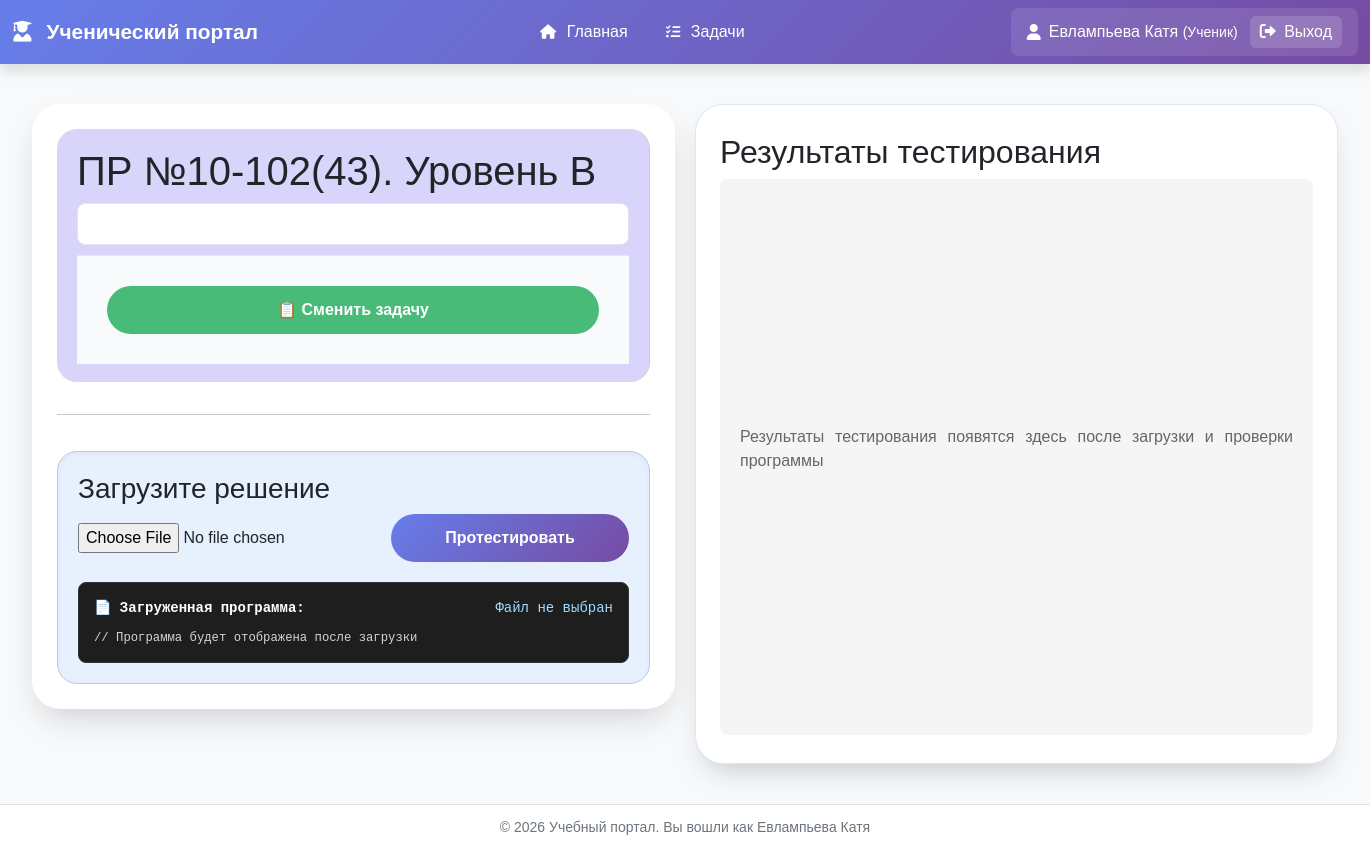
The page /tasks/task/29/ (signed in) on the database as committed earlier.
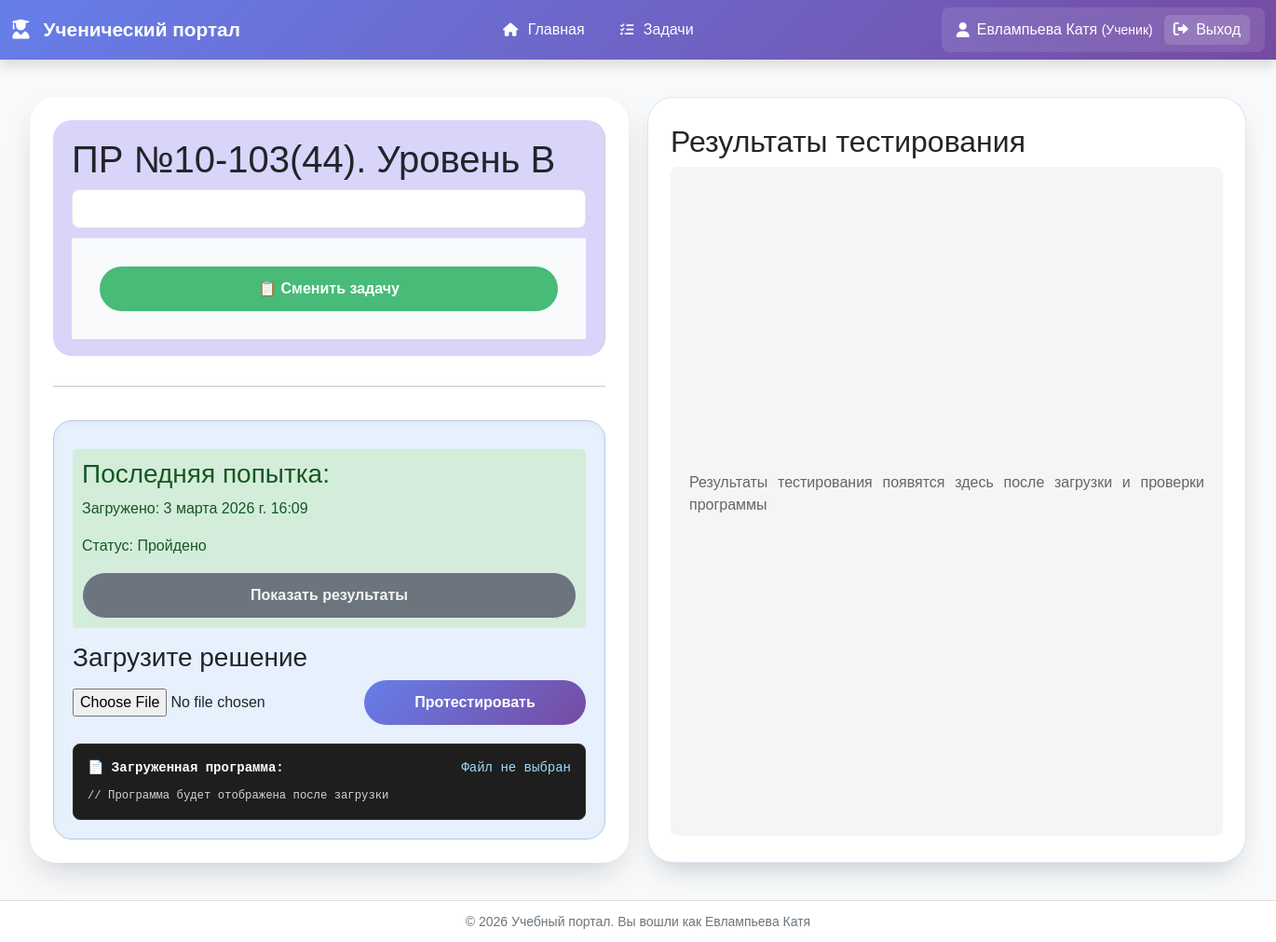
The same page on the database as committed later.
### task_description_app/models.py (models this page shows, shortened)
class Task(models.Model):
    title = models.CharField(
        max_length=200,
        blank=True,
        verbose_name='Название задачи'
    )
    difficulty = models.ForeignKey(
        DifficultyLevel,
        on_delete=models.PROTECT,
        related_name='tasks',
        verbose_name='Уровень сложности'
    )
    description = models.TextField(blank=True)
    test_file = models.FileField(help_text='Путь до папки задачи')
    created_at = models.DateTimeField(auto_now_add=True)
    total_attempts = models.PositiveIntegerField(
        default=0,
        verbose_name='Всего попыток'
    )
    perfect_solutions = models.PositiveIntegerField(
        default=0,
        verbose_name='Успешных на 100% попыток'
    )
    last_attempt_at = models.DateTimeField(
        null=True,
        blank=True,
        auto_now_add=True,
        verbose_name='Последняя попытка'
    )
    @property
    def test_path(self):
        if self.test_file:
            return os.path.join(settings.MEDIA_ROOT, self.test_file.name)
        return None

class UploadedProgram(models.Model):
    user = models.ForeignKey(
        settings.AUTH_USER_MODEL,
        on_delete=models.CASCADE,
        null=True,
        blank=True
    )
    task = models.ForeignKey(Task, on_delete=models.CASCADE, related_name='solutions')
    program_file = models.FileField(upload_to='student_programs/%Y/%m/%d/')
    program_path = models.CharField(max_length=500, blank=True)  # Абсолютный путь
    upload_time = models.DateTimeField(auto_now_add=True)
    test_results = models.JSONField(null=True, blank=True)
    status = models.CharField(
        max_length=20,
        choices=[
            ('uploaded', 'Загружено'),
            ('testing', 'Тестируется'),
            ('passed', 'Пройдено'),
            ('failed', 'Не пройдено'),
        ],
        default='uploaded'
    )

### task_description_app/views.py (the view)
# urls.py: path('task/<int:task_id>/', views.task_detail, name='task_detail'),
def task_detail(request, task_id):
    task = get_object_or_404(Task, id=task_id)
    md_content = ""
    task_dir = os.path.join(settings.TASKS_ROOT, task.test_path)
    if task.test_file and os.path.exists(task_dir):
        with open(task_dir + '\\task.md', 'r', encoding='utf-8') as f:
            print(f"Файл md найден и открыт")
            md_content = f.read()
    html_content = markdown.markdown(md_content, extensions=['extra', 'codehilite'])
    from task_description_app.models import UploadedProgram
    if request.user.is_authenticated:
        uploaded_program = UploadedProgram.objects.filter(
            task=task,
            user=request.user
        ).order_by('-upload_time').first()
    else:
        uploaded_program = None
    context = {
        'task': task,
        'md_html': html_content,
        'uploaded_program': uploaded_program,
        'title': task.title
    }
    return render(request, 'task_description_app/task_detail.html', context)

### templates/task_description_app/task_detail.html (shortened to what this page needs)
{% extends 'base.html' %}
{% load static %}
{% block extra_css %}
    <link rel="stylesheet"
          href="https://cdnjs.cloudflare.com/ajax/libs/highlight.js/11.9.0/styles/atom-one-dark.min.css">
    <link rel="stylesheet" href="{% static 'task_description_app/css/task_description.css' %}">
    <link rel="stylesheet" href="{% static 'testing_app/css/testing_app.css' %}">
{% endblock %}
{% block content %}
    <div class="grid-split">
        <div class="left-panel">
            <div class="task-description">
                <h1>{{ task.title }}</h1>
                <div class="markdown-content">
                </div>
                <div class="results-actions">
                    <a href="{% url 'tasks:task_list' %}" class="btn btn-success">
                        📋 Сменить задачу
                    </a>
                </div>
            </div>
            <hr>
            <div class="upload-section-bottom" style="grid-column: 1; margin-top: 20px;">
                {% if uploaded_program %}
                    <div class="status {{ uploaded_program.status }}" style="margin-bottom: 15px;">
                        <h3>Последняя попытка:</h3>
                        <p>Загружено: {{ uploaded_program.upload_time }}</p>
                        <p>Статус: {{ uploaded_program.get_status_display }}</p>
                        {% if uploaded_program.test_results %}
                            <button class="btn btn-secondary" onclick="showResults({{ uploaded_program.id }})">
                                Показать результаты
                            </button>
                        {% endif %}
                    </div>
                {% endif %}
                <div class="upload-form" style="margin-bottom: 20px;">
                    <h3>Загрузите решение</h3>
                    <form id="programUploadForm" enctype="multipart/form-data">
                        <div style="display: flex; gap: 10px; align-items: center;">
                            <input type="file" name="file" accept=".py" id="programFile" required style="flex-grow: 1;">
                            <button type="submit" class="btn btn-primary">Протестировать</button>
                        </div>
                    </form>
                </div>
                <div class="program-display">
                    <div style="display: flex; justify-content: space-between; align-items: center; margin-bottom: 10px; color: #fff;">
                        <strong>📄 Загруженная программа:</strong>
                        <span id="programFileName" style="color: #9cdcfe;">Файл не выбран</span>
                    </div>
                    <pre id="programContent" style="margin: 0; white-space: pre-wrap; word-wrap: break-word;">// Программа будет отображена после загрузки</pre>
                </div>
            </div>
        </div>
        <div class="upload-section" style="display: flex; flex-direction: column; height: 100%;">
            <h2>Результаты тестирования</h2>
            <div id="testResultsPlaceholder"
                 style="flex-grow: 1; display: flex; align-items: center; justify-content: center; background: #f5f5f5; border-radius: 8px; padding: 20px; text-align: center;">
                <p style="color: #666;">Результаты тестирования появятся здесь после загрузки и проверки программы</p>
            </div>
        </div>
    </div>
{% endblock %}

Rows that differ between the two databases and show on the page:
changed Task: title "ПР №10-102(43). Уровень B" → "ПР №10-103(44). Уровень B"
added UploadedProgram: upload_time "3 марта 2026 г. 16:09", status "Пройдено"
Other text that changed with them:
text now shown: "Последняя попытка: Загружено: Статус: Показать результаты"
